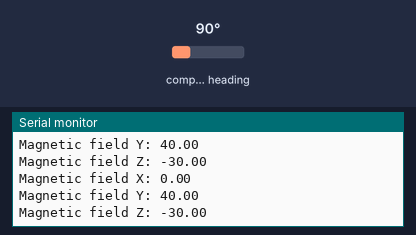
Bench run of a sketch on a simulated Arduino Uno, built with avr-gcc and run on an emulated ATmega328P. On the bench: the last lines printed to the serial monitor. Inputs (shaded band) come from the test bench; at power-on: compass heading 90°.

Above: at 1.8 s.
1.9 s: compass heading set to 7°
At 2.7 s:
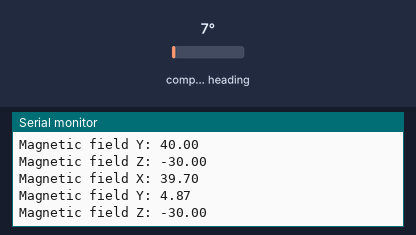
3.4 s: compass heading set to 180°
At 4.9 s:
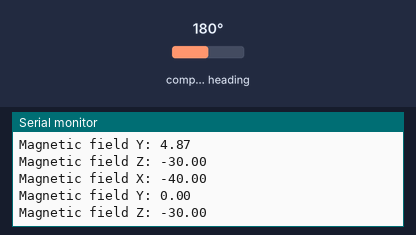
Timing chart, 0 to 6.4 s (numbered marks = the images above; inputs shaded):
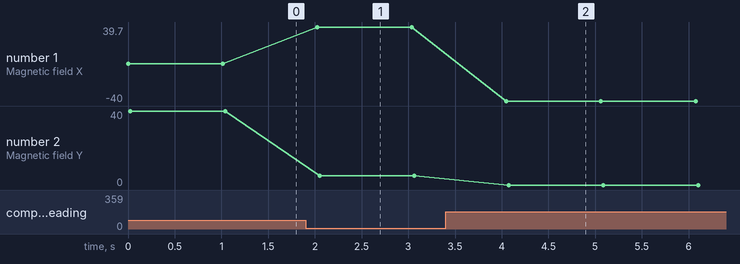

The sketch:

magneticField.ino
```cpp
#include <Wire.h>
#include <Adafruit_Sensor.h>
#include <Adafruit_HMC5883_U.h>

Adafruit_HMC5883_Unified mag = Adafruit_HMC5883_Unified(12345);

void setup() {
  Serial.begin(9600);
  if(!mag.begin()) {
    Serial.println("Could not find a valid HMC5883 sensor, check wiring!");
    while(1);
  }
}

void loop() {
  sensors_event_t event;
  mag.getEvent(&event);
  Serial.print("Magnetic field X: "); Serial.println(event.magnetic.x);
  Serial.print("Magnetic field Y: "); Serial.println(event.magnetic.y);
  Serial.print("Magnetic field Z: "); Serial.println(event.magnetic.z);
  delay(1000);
}
```

Measured:
- after the input at 1.9 s, the serial monitor: prints a new line after 0.12 s (image 1)
- after the input at 3.4 s, the serial monitor: prints a new line after 0.65 s (image 2)
- plotted number 1: 0 → 39.7 after the input at 1.9 s, 39.7 → -40 after the input at 3.4 s
- plotted number 2: 40 → 4.87 after the input at 1.9 s
